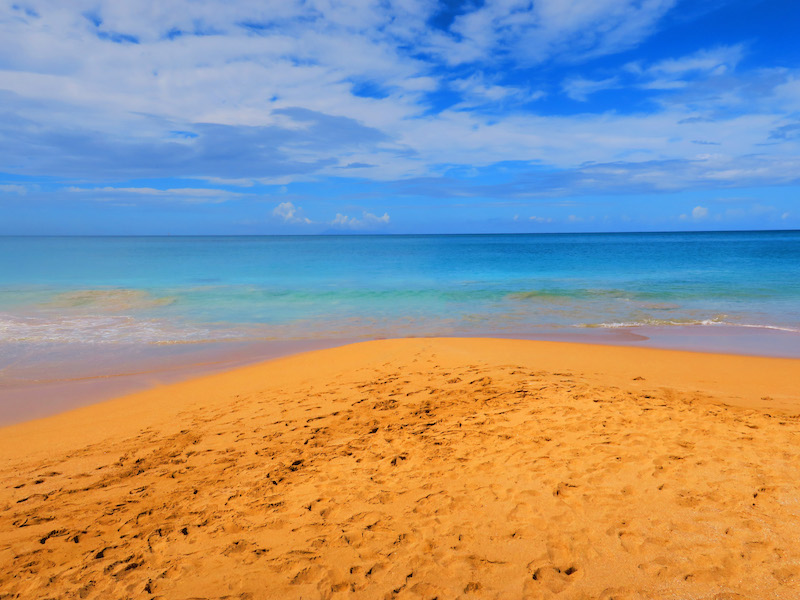
#> input picture fall2021/cse110/Week-7/cse110_images/beach.jpg, 800 x 600 px, found by its file name
$ python inClassExercise.py
#> lines starting #> are read from the running program, lines starting #| are printed output that depends on the picture
print("\n\n\n")

from PIL import Image
image = Image.open("cse110/week-7/cse110_images/beach.jpg")
#> image is the input picture: PIL image 800x600 RGB; mean R, G, B 152.6, 148, 143.9
# image.show()
pixels = image.load()
pixels[400, 300] = (0, 0, 0)
# image.show()
(width, height) = image.size
#> width = 800; height = 600
for column in range(width):
    pixels[column, 300] = (0, 0, 0)
# image.show()
for row in range(height):
    pixels[400, row] = (255, 0, 0)

# image.show()

image = Image.open("cse110/week-7/cse110_images/beach.jpg")
pixels = image.load()
for row in range(height):
    for column in range(width):
        (r, g, b) = pixels[column, row]
        pixels[column, row] = (r // 2, g // 2, b // 2)
# image.show()

image = Image.open("cse110/week-7/cse110_images/beach.jpg")
pixels = image.load()
for row in range(height):
    for column in range(width):
        (r, g, b) = pixels[column, row]
        average = (r + g + b) // 3
        pixels[column, row] = (average, average, average)
# image.show()

image = Image.open("cse110/week-7/cse110_images/beach.jpg")
pixels = image.load()
for row in range(height):
    for column in range(width):
        (r, g, b) = pixels[column, row]
        if (r + g + b) > 350:
            pixels[column, row] = (0, 0, 0)
image.show()
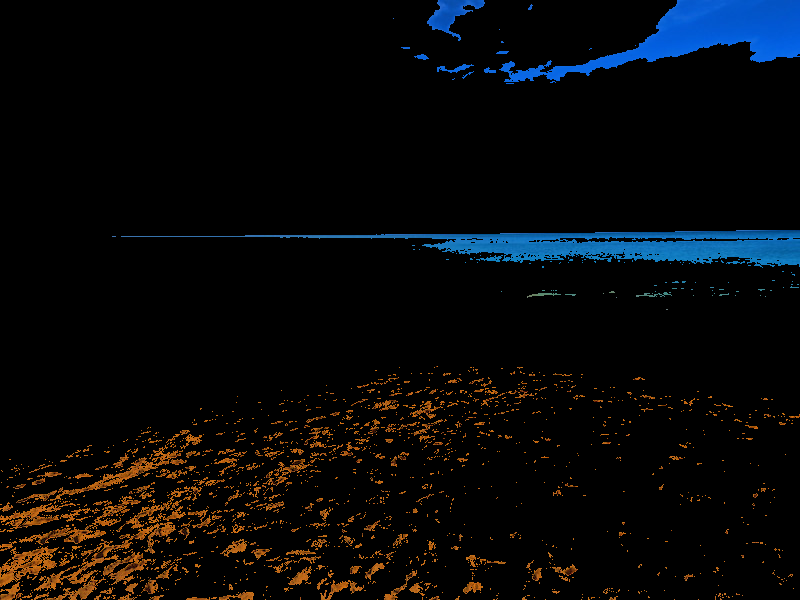
#> shown: PIL image 800x600 RGB; mean R, G, B 7.5, 8.2, 9.3
